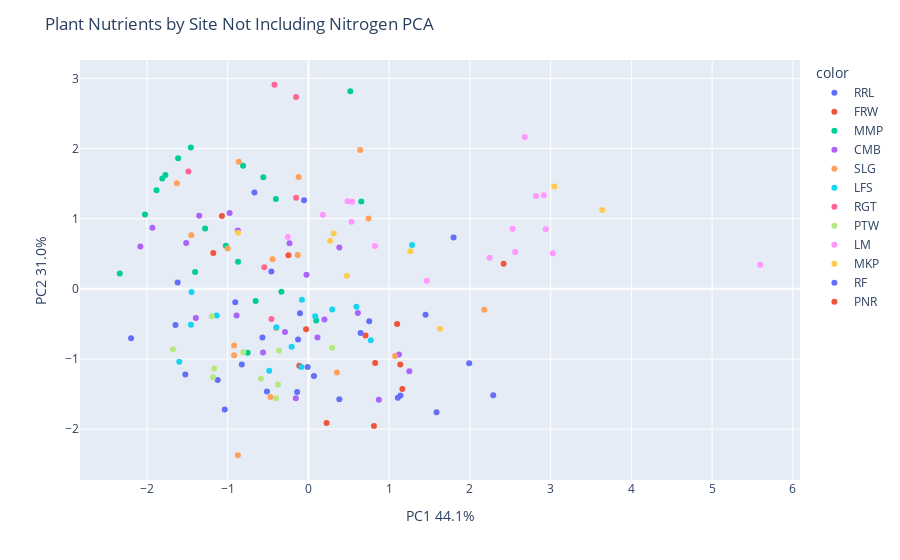

Notebook cell for this chart:
### Markdown cell above
### Create PCA

### Code cell
subdf[morph_char] = StandardScaler().fit_transform(subdf[morph_char])  
X = subdf[morph_char]

pca = PCA(n_components=2)
components = pca.fit_transform(X)

fig = px.scatter(components, x=0, y=1, color=subdf['site_id'])
fig.update_layout(
    title = "Plant Nutrients by Site Not Including Nitrogen PCA",
    xaxis_title="PC1 " + str(round(100*pca.explained_variance_ratio_[0], 1)) + '%',
    yaxis_title="PC2 " + str(round(100*pca.explained_variance_ratio_[1], 1)) + '%')
fig.show()

### Figure 1 — Plotly figure (JSON) as saved in the notebook; plotly's stock layout.template omitted (floating-point values rounded to 4 significant figures)
{"data": [{"hovertemplate": "color=RRL<br>0=%{x}<br>1=%{y}<extra></extra>", "legendgroup": "RRL", "marker": {"color": "#636efa", "symbol": "circle"}, "mode": "markers", "name": "RRL", "orientation": "v", "showlegend": true, "type": "scatter", "x": [-1.525, -1.037, -2.197, -1.647, -0.1288, -0.01037, -1.124, -0.5141, -1.62, 1.586, -0.14, 2.289, 1.991, 0.06808, 1.14, 1.107, -0.5698, 0.3824, -0.8255], "xaxis": "x", "y": [-1.221, -1.721, -0.706, -0.5172, -0.7212, -1.113, -1.299, -1.463, 0.09082, -1.761, -1.471, -1.519, -1.061, -1.242, -1.522, -1.553, -0.6949, -1.575, -1.078], "yaxis": "y"}, {"hovertemplate": "color=FRW<br>0=%{x}<br>1=%{y}<extra></extra>", "legendgroup": "FRW", "marker": {"color": "#EF553B", "symbol": "circle"}, "mode": "markers", "name": "FRW", "orientation": "v", "showlegend": true, "type": "scatter", "x": [0.2246, 0.8108, 1.137, 0.8265, -0.02946, 2.418, 1.099, 1.163, -0.1132, 0.7067], "xaxis": "x", "y": [-1.913, -1.955, -1.078, -1.056, -0.5766, 0.3588, -0.4996, -1.429, -1.095, -0.6655], "yaxis": "y"}, {"hovertemplate": "color=MMP<br>0=%{x}<br>1=%{y}<extra></extra>", "legendgroup": "MMP", "marker": {"color": "#00cc96", "symbol": "circle"}, "mode": "markers", "name": "MMP", "orientation": "v", "showlegend": true, "type": "scatter", "x": [-1.457, -1.882, -0.8098, -1.811, -2.025, -1.614, 0.09668, -1.772, -2.337, -0.3349, -1.404, -0.7529, -0.4036, 0.5183, -0.6541, -1.023, -0.8719, 0.6548, -0.559, -1.28], "xaxis": "x", "y": [2.017, 1.407, 1.755, 1.572, 1.06, 1.861, -0.4532, 1.623, 0.2202, -0.04182, 0.2396, -0.9124, 1.282, 2.817, -0.1728, 0.6144, 0.3871, 1.244, 1.59, 0.8592], "yaxis": "y"}, {"hovertemplate": "color=CMB<br>0=%{x}<br>1=%{y}<extra></extra>", "legendgroup": "CMB", "marker": {"color": "#ab63fa", "symbol": "circle"}, "mode": "markers", "name": "CMB", "orientation": "v", "showlegend": true, "type": "scatter", "x": [0.6121, -1.514, -2.082, 0.3826, 1.249, -0.8744, 0.1977, -1.933, -1.354, -0.9767, -0.5628, -1.395, -0.8904, 0.1113, -0.2909, 0.872, -0.1568, -0.2347, 1.121, -0.02439], "xaxis": "x", "y": [-0.3459, 0.6519, 0.6037, 0.5892, -1.174, 0.8327, -0.4386, 0.8709, 1.04, 1.083, -0.9068, -0.4171, -0.3812, -0.6934, -0.616, -1.581, -1.562, 0.65, -0.9363, 0.2024], "yaxis": "y"}, {"hovertemplate": "color=SLG<br>0=%{x}<br>1=%{y}<extra></extra>", "legendgroup": "SLG", "marker": {"color": "#FFA15A", "symbol": "circle"}, "mode": "markers", "name": "SLG", "orientation": "v", "showlegend": true, "type": "scatter", "x": [-0.8741, -0.4004, -0.9204, 1.073, -0.471, -0.9201, -1.63, -0.1212, 0.7437, -0.1328, -0.863, -1.452, 0.3531, -0.4442, 2.178, -1.001, 0.6407], "xaxis": "x", "y": [-2.373, -0.5585, -0.9483, -0.9583, -1.541, -0.8077, 1.507, 1.595, 1.004, 0.482, 1.813, 0.7638, -1.193, 0.4203, -0.2973, 0.5764, 1.98], "yaxis": "y"}, {"hovertemplate": "color=LFS<br>0=%{x}<br>1=%{y}<extra></extra>", "legendgroup": "LFS", "marker": {"color": "#19d3f3", "symbol": "circle"}, "mode": "markers", "name": "LFS", "orientation": "v", "showlegend": true, "type": "scatter", "x": [1.284, -1.448, -1.6, -0.4855, -0.0875, 0.08372, -0.3959, 0.7721, -1.456, -1.137, -0.2079, -0.08083, 0.5944, 0.2946], "xaxis": "x", "y": [0.6259, -0.04432, -1.041, -1.168, -1.116, -0.3919, -0.5478, -0.7334, -0.5106, -0.3796, -0.8244, -0.154, -0.2542, -0.2941], "yaxis": "y"}, {"hovertemplate": "color=RGT<br>0=%{x}<br>1=%{y}<extra></extra>", "legendgroup": "RGT", "marker": {"color": "#FF6692", "symbol": "circle"}, "mode": "markers", "name": "RGT", "orientation": "v", "showlegend": true, "type": "scatter", "x": [-0.5468, -0.4584, -1.487, -0.1526, -0.1531, -0.4202], "xaxis": "x", "y": [0.307, -0.429, 1.672, 1.299, 2.736, 2.91], "yaxis": "y"}, {"hovertemplate": "color=PTW<br>0=%{x}<br>1=%{y}<extra></extra>", "legendgroup": "PTW", "marker": {"color": "#B6E880", "symbol": "circle"}, "mode": "markers", "name": "PTW", "orientation": "v", "showlegend": true, "type": "scatter", "x": [-0.5881, 0.294, -1.168, -1.197, -0.4016, -0.365, -1.677, -0.8076, -1.182, -0.3775], "xaxis": "x", "y": [-1.281, -0.8394, -1.137, -0.3909, -1.559, -0.8807, -0.8615, -0.9043, -1.26, -1.365], "yaxis": "y"}, {"hovertemplate": "color=LM<br>0=%{x}<br>1=%{y}<extra></extra>", "legendgroup": "LM", "marker": {"color": "#FF97FF", "symbol": "circle"}, "mode": "markers", "name": "LM", "orientation": "v", "showlegend": true, "type": "scatter", "x": [2.243, 1.466, 2.53, 2.915, 2.56, 0.1785, -0.2553, 0.5343, 3.026, 0.8237, 2.819, 5.596, 2.679, 2.939, 0.4847, 0.5408], "xaxis": "x", "y": [0.4431, 0.1164, 0.8572, 1.333, 0.5242, 1.056, 0.7396, 0.9561, 0.509, 0.6118, 1.322, 0.3441, 2.166, 0.8491, 1.249, 1.241], "yaxis": "y"}, {"hovertemplate": "color=MKP<br>0=%{x}<br>1=%{y}<extra></extra>", "legendgroup": "MKP", "marker": {"color": "#FECB52", "symbol": "circle"}, "mode": "markers", "name": "MKP", "orientation": "v", "showlegend": true, "type": "scatter", "x": [0.2687, 1.629, 0.3119, 0.4761, 1.262, 3.045, 3.64, -0.8712], "xaxis": "x", "y": [0.6848, -0.5683, 0.7878, 0.1864, 0.5346, 1.459, 1.123, 0.8013], "yaxis": "y"}, {"hovertemplate": "color=RF<br>0=%{x}<br>1=%{y}<extra></extra>", "legendgroup": "RF", "marker": {"color": "#636efa", "symbol": "circle"}, "mode": "markers", "name": "RF", "orientation": "v", "showlegend": true, "type": "scatter", "x": [-0.9065, 0.6459, -0.6689, 1.451, 0.7528, -0.4592, 1.798, -0.05453, -0.1049], "xaxis": "x", "y": [-0.1908, -0.628, 1.374, -0.3704, -0.4628, 0.2482, 0.7322, 1.262, -0.3476], "yaxis": "y"}, {"hovertemplate": "color=PNR<br>0=%{x}<br>1=%{y}<extra></extra>", "legendgroup": "PNR", "marker": {"color": "#EF553B", "symbol": "circle"}, "mode": "markers", "name": "PNR", "orientation": "v", "showlegend": true, "type": "scatter", "x": [-1.179, -0.2483, -1.072], "xaxis": "x", "y": [0.5103, 0.4788, 1.039], "yaxis": "y"}], "layout": {"legend": {"title": {"text": "color"}, "tracegroupgap": 0}, "margin": {"t": 60}, "title": {"text": "Plant Nutrients by Site Not Including Nitrogen PCA"}, "xaxis": {"anchor": "y", "domain": [0, 1], "title": {"text": "PC1 44.1%"}}, "yaxis": {"anchor": "x", "domain": [0, 1], "title": {"text": "PC2 31.0%"}}}}
